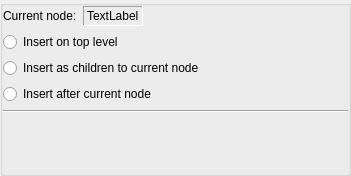
<?xml version="1.0" encoding="UTF-8"?>
<ui version="4.0">
 <class>KPlato::InsertFilePanel</class>
 <widget class="QWidget" name="KPlato::InsertFilePanel">
  <property name="geometry">
   <rect>
    <x>0</x>
    <y>0</y>
    <width>351</width>
    <height>176</height>
   </rect>
  </property>
  <property name="minimumSize">
   <size>
    <width>350</width>
    <height>0</height>
   </size>
  </property>
  <layout class="QVBoxLayout" name="verticalLayout_2">
   <property name="margin">
    <number>0</number>
   </property>
   <item>
    <widget class="QGroupBox" name="groupBox">
     <property name="title">
      <string/>
     </property>
     <property name="flat">
      <bool>true</bool>
     </property>
     <layout class="QVBoxLayout" name="verticalLayout">
      <property name="margin">
       <number>0</number>
      </property>
      <item>
       <layout class="QHBoxLayout" name="horizontalLayout">
        <item>
         <widget class="QLabel" name="label">
          <property name="text">
           <string>Current node:</string>
          </property>
         </widget>
        </item>
        <item>
         <widget class="QLabel" name="ui_name">
          <property name="frameShape">
           <enum>QFrame::Panel</enum>
          </property>
          <property name="frameShadow">
           <enum>QFrame::Sunken</enum>
          </property>
          <property name="text">
           <string>TextLabel</string>
          </property>
         </widget>
        </item>
        <item>
         <spacer name="horizontalSpacer">
          <property name="orientation">
           <enum>Qt::Horizontal</enum>
          </property>
          <property name="sizeHint" stdset="0">
           <size>
            <width>40</width>
            <height>20</height>
           </size>
          </property>
         </spacer>
        </item>
       </layout>
      </item>
      <item>
       <widget class="QRadioButton" name="ui_useProject">
        <property name="text">
         <string>Insert on top level</string>
        </property>
       </widget>
      </item>
      <item>
       <widget class="QRadioButton" name="ui_isParent">
        <property name="text">
         <string>Insert as children to current node</string>
        </property>
       </widget>
      </item>
      <item>
       <widget class="QRadioButton" name="ui_isAfter">
        <property name="text">
         <string>Insert after current node</string>
        </property>
       </widget>
      </item>
      <item>
       <widget class="Line" name="line">
        <property name="orientation">
         <enum>Qt::Horizontal</enum>
        </property>
       </widget>
      </item>
      <item>
       <widget class="KUrlRequester" name="ui_url"/>
      </item>
      <item>
       <spacer name="verticalSpacer">
        <property name="orientation">
         <enum>Qt::Vertical</enum>
        </property>
        <property name="sizeHint" stdset="0">
         <size>
          <width>20</width>
          <height>40</height>
         </size>
        </property>
       </spacer>
      </item>
     </layout>
    </widget>
   </item>
  </layout>
 </widget>
 <customwidgets>
  <customwidget>
   <class>KUrlRequester</class>
   <extends>QFrame</extends>
   <header>kurlrequester.h</header>
  </customwidget>
 </customwidgets>
 <resources/>
 <connections/>
</ui>
